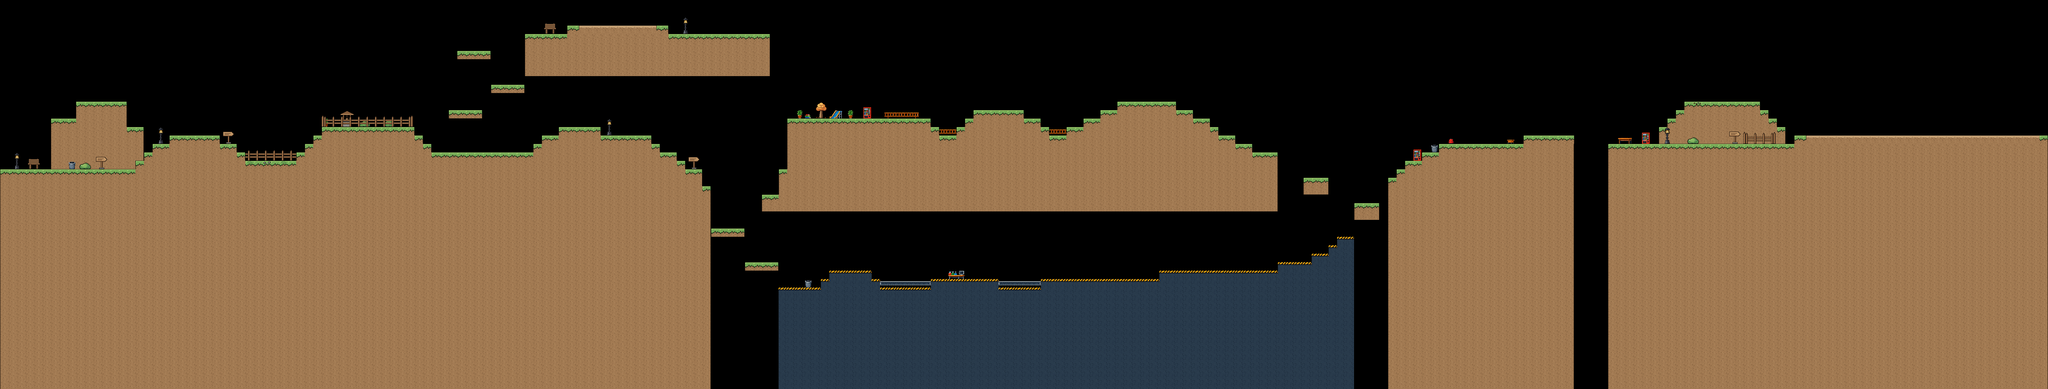

The image is a tile-based game level rendered from a .tmx file. Its description and source (layers, tilesets, objects; grid data summarised) follow:
An orthogonal 242x46 tile map with 32x32 px tiles, 5 tile layers (Fundo, Perigos, Colisão, Decoração, ...), 3 tilesets and 21 objects (5x livro, 4x slime, 4x botao, 2x checkpoint, spawn, ...).

<map version="1.10" tiledversion="1.12.2" orientation="orthogonal" renderorder="right-down" width="242" height="46" tilewidth="32" tileheight="32" infinite="0" nextlayerid="11" nextobjectid="81">
 <properties>
  <property name="plataformas_automaticas" value="true" />
 </properties>
 <tileset firstgid="1" source="escola_tileset_64x64.tsx" />
 <tileset firstgid="121" source="aderecos_vila.tsx" />
 <tileset firstgid="133" source="chao_vila.tsx" />
 <layer id="6" name="Fundo" width="242" height="46">
  <data>[11132 cells, 5253 non-empty, 28 distinct tile ids]</data>
 </layer>
 <layer id="7" name="Perigos" width="242" height="46">
  <data>[11132 cells, 0 non-empty, 0 distinct tile ids]</data>
 </layer>
 <layer id="8" name="Colisão" width="242" height="46">
  <data>[11132 cells, 1146 non-empty, 14 distinct tile ids]</data>
 </layer>
 <layer id="9" name="Decoração" width="242" height="46">
  <data>[11132 cells, 20 non-empty, 14 distinct tile ids]</data>
 </layer>
 <layer id="10" name="Frente" width="242" height="46">
  <data>[11132 cells, 131 non-empty, 11 distinct tile ids]</data>
 </layer>
 <objectgroup id="1" name="Plataformas" />
 <objectgroup id="2" name="Paredes" />
 <objectgroup id="4" name="Entidades">
  <object id="40" type="spawn" x="44.6667" y="640" width="32" height="48" />
  <object id="41" type="checkpoint" x="2351.33" y="423.667" width="35" height="90" />
  <object id="42" type="checkpoint" x="5884" y="420.333" width="35" height="90" />
  <object id="44" type="livro" x="2175.5" y="448" width="28" height="34">
   <properties>
    <property name="nome" value="Curiosidade" />
   </properties>
  </object>
  <object id="45" type="livro" x="3758" y="379" width="28" height="34">
   <properties>
    <property name="nome" value="Observação" />
   </properties>
  </object>
  <object id="46" type="livro" x="5794.5" y="477.333" width="28" height="34">
   <properties>
    <property name="nome" value="Hipótese" />
   </properties>
  </object>
  <object id="47" type="livro" x="3427" y="1054" width="28" height="34">
   <properties>
    <property name="nome" value="Experimento" />
   </properties>
  </object>
  <object id="48" type="livro" x="4194" y="1021" width="28" height="34">
   <properties>
    <property name="nome" value="Registro" />
   </properties>
  </object>
  <object id="49" type="slime" x="711.333" y="474.833" width="52" height="34" />
  <object id="50" type="slime" x="4314" y="351" width="52" height="34" />
  <object id="51" type="slime" x="5589.5" y="509" width="52" height="34" />
  <object id="55" type="painel" x="3192" y="974" width="34" height="52" />
  <object id="56" type="botao" x="2192" y="75.5" width="36" height="20">
   <properties>
    <property name="ordem" value="1" />
   </properties>
  </object>
  <object id="57" type="botao" x="2271.83" y="75.1667" width="36" height="20">
   <properties>
    <property name="ordem" value="2" />
   </properties>
  </object>
  <object id="58" type="botao" x="2365" y="75" width="36" height="20">
   <properties>
    <property name="ordem" value="3" />
   </properties>
  </object>
  <object id="59" type="botao" x="2440.5" y="75.5" width="36" height="20">
   <properties>
    <property name="ordem" value="4" />
   </properties>
  </object>
  <object id="65" type="cientista" x="171.333" y="592.667" width="48" height="48">
   <properties>
    <property name="nome" value="Rosalind Franklin" />
   </properties>
  </object>
  <object id="67" type="slime" x="2312.83" y="52.5" width="52" height="34" />
  <object id="69" type="rei_slime" x="6891.33" y="514" width="581.333" height="28.6667" />
  <object id="78" type="elevador_lab" x="4501.67" y="938" width="110" height="90">
   <properties>
    <property name="chave" value="campo_contencao_lab" />
    <property name="destino" value="laboratorio_secreto" />
    <property name="requer_painel" type="bool" value="true" />
   </properties>
  </object>
  <object id="79" type="neblina" x="6585" y="416" width="20" height="20">
   <properties>
    <property name="chave" value="campo_contencao_lab" />
    <property name="mensagem" value="Tem um campo de contenção aqui, não dá pra passar assim... preciso achar outro caminho." />
   </properties>
  </object>
 </objectgroup>
</map>
